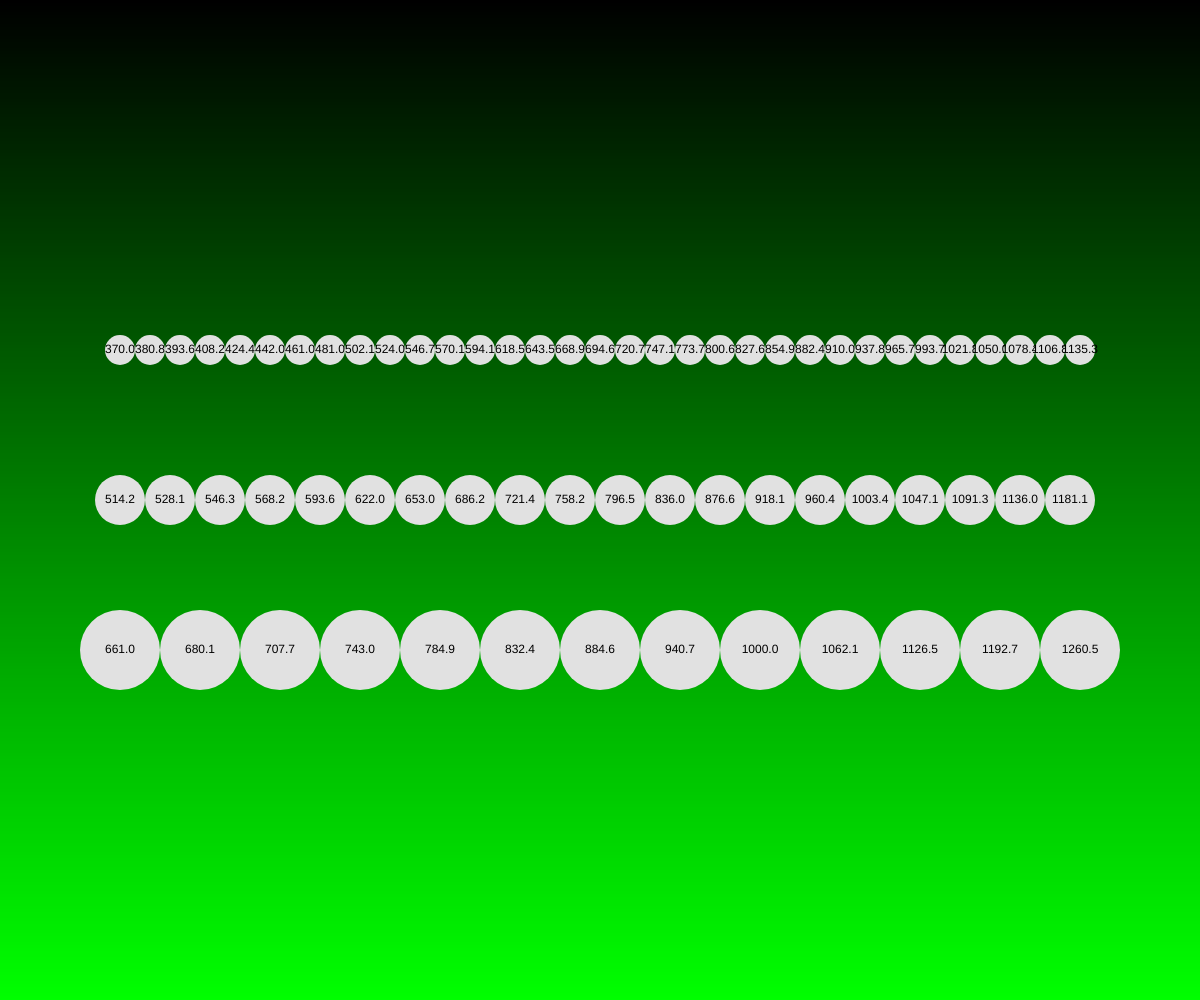
Frame 1 (no input)
Frame 60 (no input): identical to frame 1, image omitted
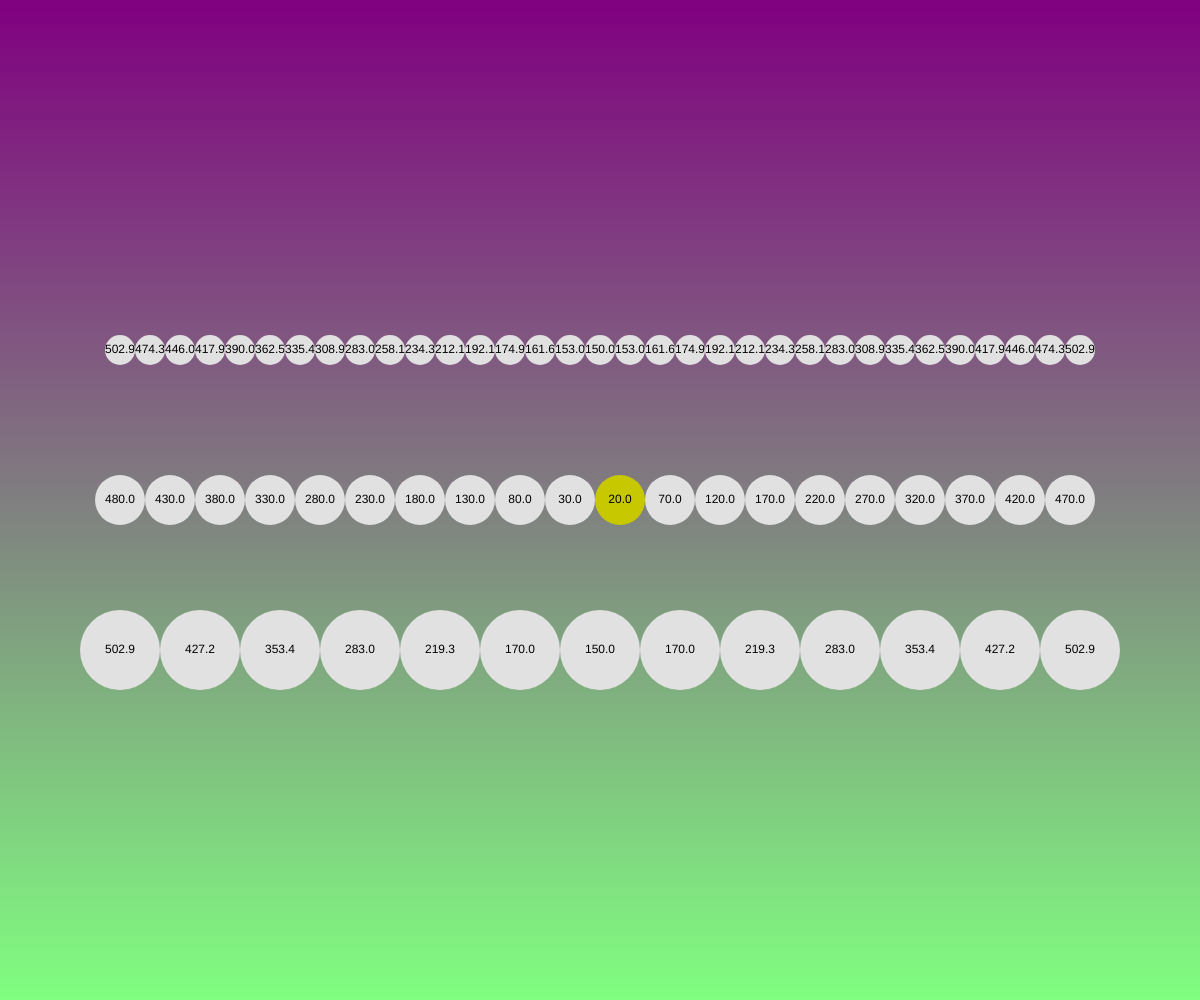
Frame 120 (the mouse pressed at the canvas centre since frame 60)

The p5.js sketch that drew these frames (run headless with seeded random() and noise() and a simulated clock; from frame 60 on, the mouse is pressed at the canvas centre):

// p5.js sketch
// ── sketch.js
// Drawing with Single LOops
// Lucas F.
// Sept 23, 2025
//

function setup() {
  createCanvas(windowWidth, windowHeight);
}

function draw() {
  gradientBackround();
  circleLine(height*0.35, 30);
  circleLine(height/2, 50);
  circleLine(height*0.65, 80);
}

function gradientBackround(){
  // create a gradient to use as a backround
  let h = 3; // height of each rectangle

  // use a loop(doesnt have to be a while) draw a vertical stack of rectangles
  let y = 0 ; 
  while(y <= height){
    noStroke();
    let mappedY = map(y,0,height,0,255);
    let flippedY = 255 - mappedY
    let mappedMouseX = map(mouseX, 0 , width, 0 ,255)
    let mappedMouseY = map(mouseY, 0 , height, 0 ,255)
    fill(mappedMouseY, mappedY, mappedMouseX);
    rect(0, y, width, h);
    y += h;
  }
}



function cDistance(x1, y1, x2, y2){
  // calculate the straightline distance between (x1, y1) and (x2, y2)
  let a = abs(x1 - x2);
  let b = abs(y1 - y2);
  let c = sqrt(pow(a,2) + pow(b,2));
  return c.toFixed(1); // keep only one decimal place
}

function circleLine(y, size){
  // use this function to draw a line of circles(loop)
  // y -> number    The height at which you draw the line
  // size -> number   diameter of the circles
  let xStart = width*0.1;  // 10% of position from the left
  let xEnd = width*0.9;     // 90% horizontal position from the left

  for(let x = xStart; x <= xEnd; x += size){
    let d = cDistance(x,y,mouseX, mouseY);
    if(d <= size/2){ // distance less than radius in circle
      fill(200,200,0);
    }
    else{
      fill(225);
    }
    circle(x, y, size);
    textAlign(CENTER, CENTER) // CENTER text in circle
    fill(0)
    text(d, x ,y);
  }
}
